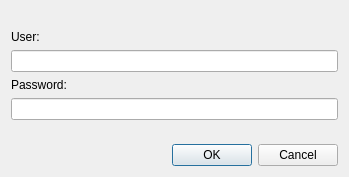
<?xml version="1.0" encoding="UTF-8"?>
<ui version="4.0">
 <class>AskPasswordDialog</class>
 <widget class="QDialog" name="AskPasswordDialog">
  <property name="windowModality">
   <enum>Qt::WindowModal</enum>
  </property>
  <property name="geometry">
   <rect>
    <x>0</x>
    <y>0</y>
    <width>349</width>
    <height>177</height>
   </rect>
  </property>
  <property name="modal">
   <bool>true</bool>
  </property>
  <layout class="QVBoxLayout" name="verticalLayout">
   <item>
    <spacer name="verticalSpacer">
     <property name="orientation">
      <enum>Qt::Vertical</enum>
     </property>
     <property name="sizeHint" stdset="0">
      <size>
       <width>20</width>
       <height>0</height>
      </size>
     </property>
    </spacer>
   </item>
   <item>
    <widget class="QLabel" name="userLabel">
     <property name="text">
      <string>User:</string>
     </property>
    </widget>
   </item>
   <item>
    <widget class="QLineEdit" name="userEdit"/>
   </item>
   <item>
    <widget class="QLabel" name="label">
     <property name="text">
      <string>Password:</string>
     </property>
    </widget>
   </item>
   <item>
    <widget class="QLineEdit" name="passwordEdit">
     <property name="echoMode">
      <enum>QLineEdit::Password</enum>
     </property>
    </widget>
   </item>
   <item>
    <spacer name="verticalSpacer_2">
     <property name="orientation">
      <enum>Qt::Vertical</enum>
     </property>
     <property name="sizeHint" stdset="0">
      <size>
       <width>20</width>
       <height>0</height>
      </size>
     </property>
    </spacer>
   </item>
   <item>
    <widget class="QDialogButtonBox" name="buttonBox">
     <property name="orientation">
      <enum>Qt::Horizontal</enum>
     </property>
     <property name="standardButtons">
      <set>QDialogButtonBox::Cancel|QDialogButtonBox::Ok</set>
     </property>
    </widget>
   </item>
  </layout>
 </widget>
 <resources/>
 <connections>
  <connection>
   <sender>buttonBox</sender>
   <signal>accepted()</signal>
   <receiver>AskPasswordDialog</receiver>
   <slot>accept()</slot>
   <hints>
    <hint type="sourcelabel">
     <x>248</x>
     <y>254</y>
    </hint>
    <hint type="destinationlabel">
     <x>157</x>
     <y>274</y>
    </hint>
   </hints>
  </connection>
  <connection>
   <sender>buttonBox</sender>
   <signal>rejected()</signal>
   <receiver>AskPasswordDialog</receiver>
   <slot>reject()</slot>
   <hints>
    <hint type="sourcelabel">
     <x>316</x>
     <y>260</y>
    </hint>
    <hint type="destinationlabel">
     <x>286</x>
     <y>274</y>
    </hint>
   </hints>
  </connection>
  <connection>
   <sender>passwordEdit</sender>
   <signal>textChanged(QString)</signal>
   <receiver>AskPasswordDialog</receiver>
   <slot>passwordChanged(QString)</slot>
   <hints>
    <hint type="sourcelabel">
     <x>168</x>
     <y>51</y>
    </hint>
    <hint type="destinationlabel">
     <x>168</x>
     <y>55</y>
    </hint>
   </hints>
  </connection>
  <connection>
   <sender>userEdit</sender>
   <signal>textChanged(QString)</signal>
   <receiver>AskPasswordDialog</receiver>
   <slot>userChanged(QString)</slot>
   <hints>
    <hint type="sourcelabel">
     <x>174</x>
     <y>55</y>
    </hint>
    <hint type="destinationlabel">
     <x>174</x>
     <y>88</y>
    </hint>
   </hints>
  </connection>
 </connections>
 <slots>
  <slot>passwordChanged(QString)</slot>
  <slot>userChanged(QString)</slot>
 </slots>
</ui>
